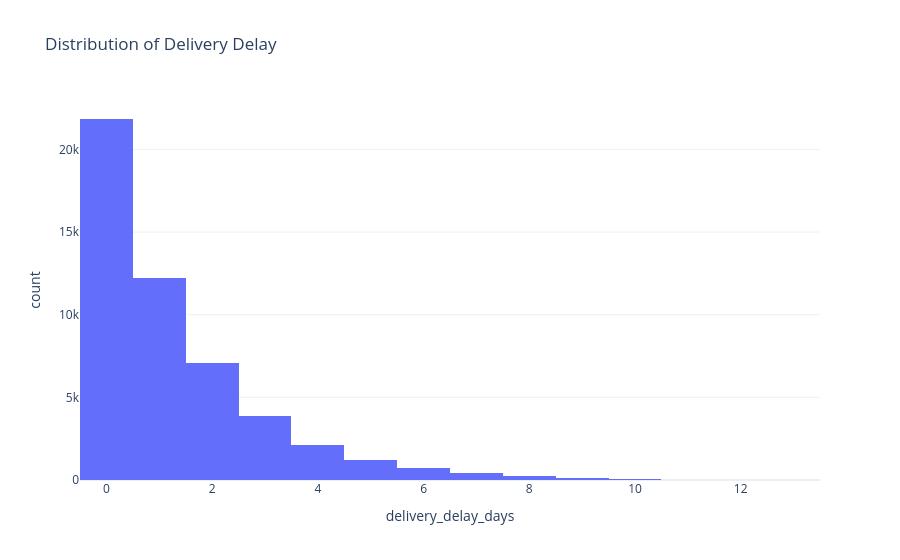

Notebook code cell kept with this figure:
### Markdown cell above
# Delevary Delay Distrubution

### Code cell
fig = px.histogram(
    data,
    x="delivery_delay_days",
    nbins=20,
    title="Distribution of Delivery Delay"
)

fig.update_layout(
    template="plotly_white"
)

fig.show()

### Figure 1 — Plotly figure (JSON) as saved in the notebook; plotly's stock layout.template omitted (floating-point values rounded to 4 significant figures; data arrays with more than 128 entries replaced by an {"elided": "..."} marker saying what was removed)
{"data": [{"bingroup": "x", "hovertemplate": "delivery_delay_days=%{x}<br>count=%{y}<extra></extra>", "legendgroup": "", "marker": {"color": "#636efa", "pattern": {"shape": ""}}, "name": "", "nbinsx": 20, "orientation": "v", "showlegend": false, "type": "histogram", "x": {"elided": "50000 int values"}, "xaxis": "x", "yaxis": "y"}], "layout": {"barmode": "relative", "legend": {"tracegroupgap": 0}, "title": {"text": "Distribution of Delivery Delay"}, "xaxis": {"anchor": "y", "domain": [0, 1], "title": {"text": "delivery_delay_days"}}, "yaxis": {"anchor": "x", "domain": [0, 1], "title": {"text": "count"}}}}
